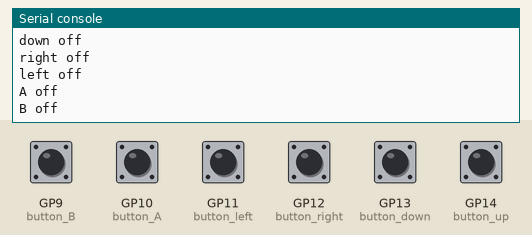
The program below on a simulated Raspberry Pi Pico running MicroPython. On the bench: the last lines printed to the serial console. Inputs (shaded band) come from the test bench; at power-on: GP9 (button_B), GP10 (button_A), GP11 (button_left), GP12 (button_right), GP13 (button_down), GP14 (button_up) HIGH.

Above: at 1.2 s.
1.3 s: GP9 (button_B) pulled LOW for 0.15 s
At 1.43 s:
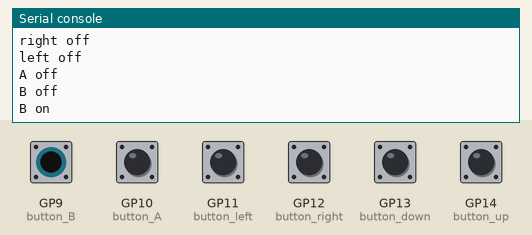
2.9 s: GP10 (button_A) pulled LOW for 0.15 s
At 3.6 s:
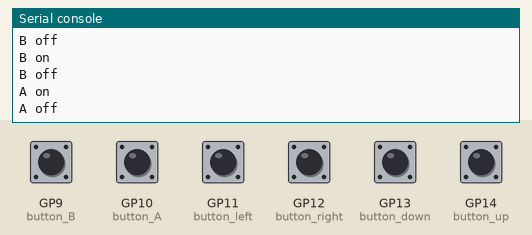
4.5 s: GP11 (button_left) pulled LOW for 0.15 s
At 5.8 s:
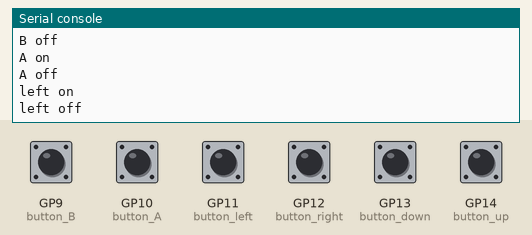
6.1 s: GP12 (button_right) pulled LOW for 0.15 s
At 7.2 s:
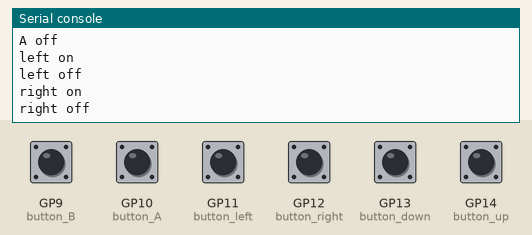
7.7 s: GP13 (button_down) pulled LOW for 0.15 s
At 8.4 s:
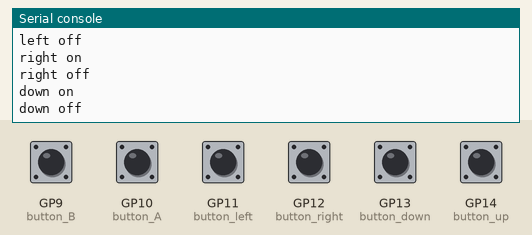
9.3 s: GP14 (button_up) pulled LOW for 0.15 s
At 10.8 s:
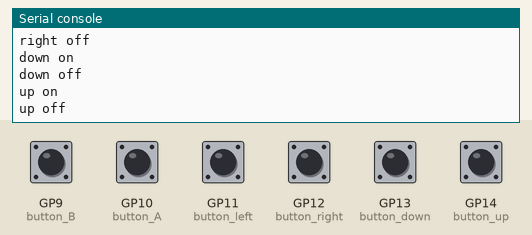

Measured:
- after the input at 1.3 s, the serial console: prints a new line at once (image 1)
- after the input at 2.9 s, the serial console: prints a new line at once (image 2)
- after the input at 4.5 s, the serial console: prints a new line at once (image 3)
- after the input at 6.1 s, the serial console: prints a new line at once (image 4)
- after the input at 7.7 s, the serial console: prints a new line at once (image 5)
- after the input at 9.3 s, the serial console: prints a new line at once (image 6)

The program:

controller.py
```python
from machine import Pin
from time import sleep

names = ["up", "down", "right", "left", "A", "B"]

button_up = Pin(14, Pin.IN, Pin.PULL_UP)
button_down = Pin(13, Pin.IN, Pin.PULL_UP)
button_right = Pin(12, Pin.IN, Pin.PULL_UP)
button_left = Pin(11, Pin.IN, Pin.PULL_UP)
button_A = Pin(10, Pin.IN, Pin.PULL_UP)
button_B = Pin(9, Pin.IN, Pin.PULL_UP)
buttons = [button_up, button_down, button_right, button_left, button_A, button_B]

last = [5]*len(names)

print("LED starts flashing...")

while True:
    for i in range(len(names)):
        newval = buttons[i].value()
        if last[i] != newval:
            last[i]=newval
            if newval==0:
                print(names[i]+" on")
            else:
                print(names[i]+" off")
```
